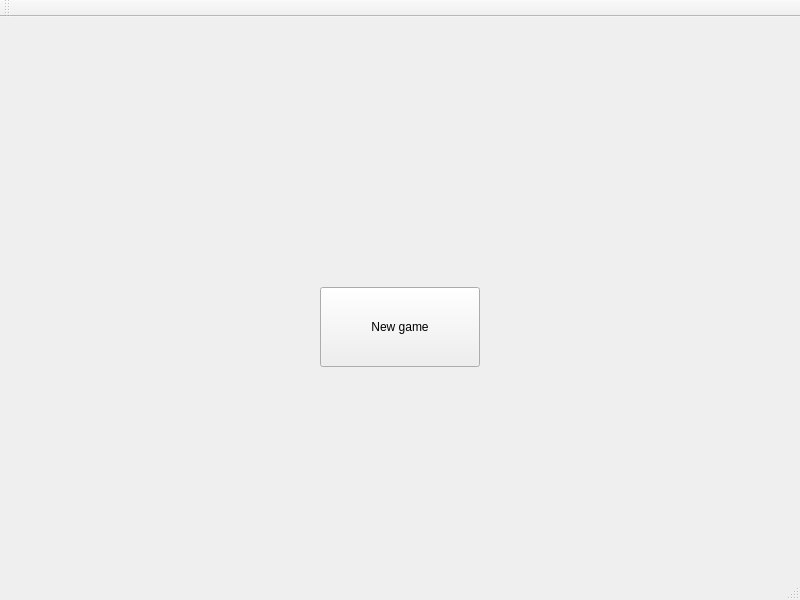
<?xml version="1.0" encoding="UTF-8"?>
<ui version="4.0">
 <class>MainWindow</class>
 <widget class="QMainWindow" name="MainWindow">
  <property name="geometry">
   <rect>
    <x>0</x>
    <y>0</y>
    <width>800</width>
    <height>600</height>
   </rect>
  </property>
  <property name="baseSize">
   <size>
    <width>800</width>
    <height>600</height>
   </size>
  </property>
  <property name="windowTitle">
   <string>MAIN WINDOW</string>
  </property>
  <widget class="QWidget" name="centralWidget">
   <widget class="QPushButton" name="pushButton">
    <property name="geometry">
     <rect>
      <x>320</x>
      <y>270</y>
      <width>160</width>
      <height>80</height>
     </rect>
    </property>
    <property name="text">
     <string>New game</string>
    </property>
   </widget>
  </widget>
  <widget class="QMenuBar" name="menuBar">
   <property name="geometry">
    <rect>
     <x>0</x>
     <y>0</y>
     <width>800</width>
     <height>30</height>
    </rect>
   </property>
  </widget>
  <widget class="QToolBar" name="mainToolBar">
   <attribute name="toolBarArea">
    <enum>TopToolBarArea</enum>
   </attribute>
   <attribute name="toolBarBreak">
    <bool>false</bool>
   </attribute>
  </widget>
  <widget class="QStatusBar" name="statusBar"/>
 </widget>
 <layoutdefault spacing="6" margin="11"/>
 <resources/>
 <connections/>
</ui>
